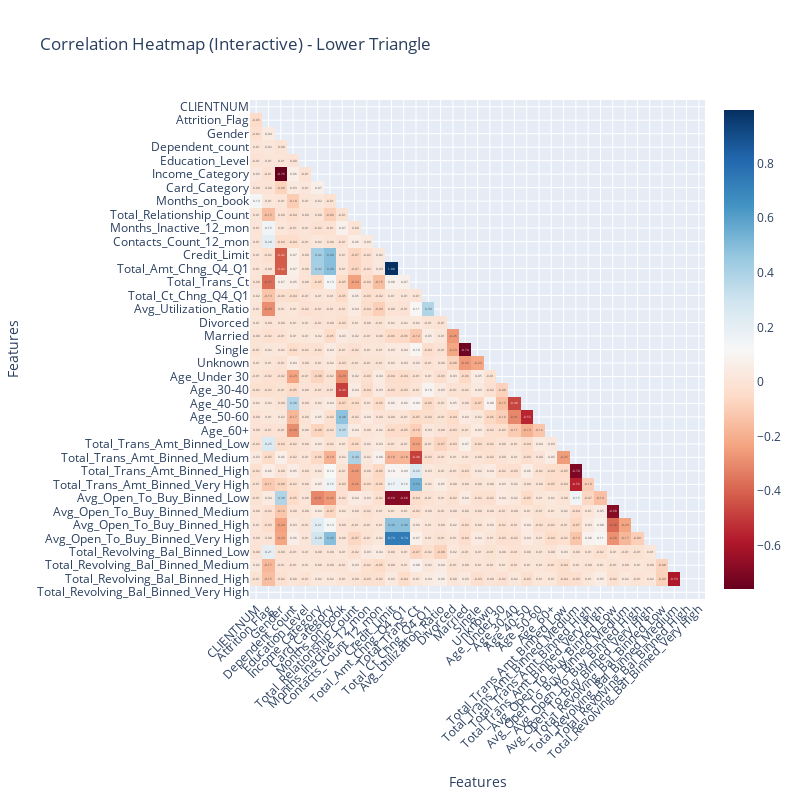

This figure's notebook cell:
### Code cell
import numpy as np

# BEGIN: Masking the upper triangle
mask = np.triu(np.ones_like(corr_matrix, dtype=bool))

# Create a masked correlation matrix
masked_corr_matrix = corr_matrix.mask(mask)

# Plotting the heatmap with the masked correlation matrix
fig = px.imshow(
    masked_corr_matrix,
    text_auto=".2f",
    color_continuous_scale='RdBu',
    title="Correlation Heatmap (Interactive) - Lower Triangle",
    aspect="auto"
)
fig.update_layout(
    width=800,
    height=800,
    xaxis_title="Features",
    yaxis_title="Features",
    xaxis=dict(tickangle=-45, tickmode='array', tickvals=list(range(len(masked_corr_matrix.columns))), ticktext=masked_corr_matrix.columns),
    yaxis=dict(tickmode='array', tickvals=list(range(len(masked_corr_matrix.index))), ticktext=masked_corr_matrix.index)
)
fig.show()
# END: Masking the upper triangle

### Figure 1 — Plotly figure (JSON) as saved in the notebook; plotly's stock layout.template omitted (floating-point values rounded to 4 significant figures; data arrays with more than 128 entries replaced by an {"elided": "..."} marker saying what was removed)
{"data": [{"coloraxis": "coloraxis", "hovertemplate": "x: %{x}<br>y: %{y}<br>color: %{z}<extra></extra>", "name": "0", "texttemplate": "%{z:.2f}", "type": "heatmap", "x": ["CLIENTNUM", "Attrition_Flag", "Gender", "Dependent_count", "Education_Level", "Income_Category", "Card_Category", "Months_on_book", "Total_Relationship_Count", "Months_Inactive_12_mon", "Contacts_Count_12_mon", "Credit_Limit", "Total_Amt_Chng_Q4_Q1", "Total_Trans_Ct", "Total_Ct_Chng_Q4_Q1", "Avg_Utilization_Ratio", "Divorced", "Married", "Single", "Unknown", "Age_Under 30", "Age_30-40", "Age_40-50", "Age_50-60", "Age_60+", "Total_Trans_Amt_Binned_Low", "Total_Trans_Amt_Binned_Medium", "Total_Trans_Amt_Binned_High", "Total_Trans_Amt_Binned_Very High", "Avg_Open_To_Buy_Binned_Low", "Avg_Open_To_Buy_Binned_Medium", "Avg_Open_To_Buy_Binned_High", "Avg_Open_To_Buy_Binned_Very High", "Total_Revolving_Bal_Binned_Low", "Total_Revolving_Bal_Binned_Medium", "Total_Revolving_Bal_Binned_High", "Total_Revolving_Bal_Binned_Very High"], "xaxis": "x", "y": ["CLIENTNUM", "Attrition_Flag", "Gender", "Dependent_count", "Education_Level", "Income_Category", "Card_Category", "Months_on_book", "Total_Relationship_Count", "Months_Inactive_12_mon", "Contacts_Count_12_mon", "Credit_Limit", "Total_Amt_Chng_Q4_Q1", "Total_Trans_Ct", "Total_Ct_Chng_Q4_Q1", "Avg_Utilization_Ratio", "Divorced", "Married", "Single", "Unknown", "Age_Under 30", "Age_30-40", "Age_40-50", "Age_50-60", "Age_60+", "Total_Trans_Amt_Binned_Low", "Total_Trans_Amt_Binned_Medium", "Total_Trans_Amt_Binned_High", "Total_Trans_Amt_Binned_Very High", "Avg_Open_To_Buy_Binned_Low", "Avg_Open_To_Buy_Binned_Medium", "Avg_Open_To_Buy_Binned_High", "Avg_Open_To_Buy_Binned_Very High", "Total_Revolving_Bal_Binned_Low", "Total_Revolving_Bal_Binned_Medium", "Total_Revolving_Bal_Binned_High", "Total_Revolving_Bal_Binned_Very High"], "yaxis": "y", "z": {"elided": "37x37 float values"}}], "layout": {"coloraxis": {"colorscale": [[0, "rgb(103,0,31)"], [0.1, "rgb(178,24,43)"], [0.2, "rgb(214,96,77)"], [0.3, "rgb(244,165,130)"], [0.4, "rgb(253,219,199)"], [0.5, "rgb(247,247,247)"], [0.6, "rgb(209,229,240)"], [0.7, "rgb(146,197,222)"], [0.8, "rgb(67,147,195)"], [0.9, "rgb(33,102,172)"], [1, "rgb(5,48,97)"]]}, "height": 800, "title": {"text": "Correlation Heatmap (Interactive) - Lower Triangle"}, "width": 800, "xaxis": {"anchor": "y", "domain": [0, 1], "tickangle": -45, "tickmode": "array", "ticktext": ["CLIENTNUM", "Attrition_Flag", "Gender", "Dependent_count", "Education_Level", "Income_Category", "Card_Category", "Months_on_book", "Total_Relationship_Count", "Months_Inactive_12_mon", "Contacts_Count_12_mon", "Credit_Limit", "Total_Amt_Chng_Q4_Q1", "Total_Trans_Ct", "Total_Ct_Chng_Q4_Q1", "Avg_Utilization_Ratio", "Divorced", "Married", "Single", "Unknown", "Age_Under 30", "Age_30-40", "Age_40-50", "Age_50-60", "Age_60+", "Total_Trans_Amt_Binned_Low", "Total_Trans_Amt_Binned_Medium", "Total_Trans_Amt_Binned_High", "Total_Trans_Amt_Binned_Very High", "Avg_Open_To_Buy_Binned_Low", "Avg_Open_To_Buy_Binned_Medium", "Avg_Open_To_Buy_Binned_High", "Avg_Open_To_Buy_Binned_Very High", "Total_Revolving_Bal_Binned_Low", "Total_Revolving_Bal_Binned_Medium", "Total_Revolving_Bal_Binned_High", "Total_Revolving_Bal_Binned_Very High"], "tickvals": [0, 1, 2, 3, 4, 5, 6, 7, 8, 9, 10, 11, 12, 13, 14, 15, 16, 17, 18, 19, 20, 21, 22, 23, 24, 25, 26, 27, 28, 29, 30, 31, 32, 33, 34, 35, 36], "title": {"text": "Features"}}, "yaxis": {"anchor": "x", "autorange": "reversed", "domain": [0, 1], "tickmode": "array", "ticktext": ["CLIENTNUM", "Attrition_Flag", "Gender", "Dependent_count", "Education_Level", "Income_Category", "Card_Category", "Months_on_book", "Total_Relationship_Count", "Months_Inactive_12_mon", "Contacts_Count_12_mon", "Credit_Limit", "Total_Amt_Chng_Q4_Q1", "Total_Trans_Ct", "Total_Ct_Chng_Q4_Q1", "Avg_Utilization_Ratio", "Divorced", "Married", "Single", "Unknown", "Age_Under 30", "Age_30-40", "Age_40-50", "Age_50-60", "Age_60+", "Total_Trans_Amt_Binned_Low", "Total_Trans_Amt_Binned_Medium", "Total_Trans_Amt_Binned_High", "Total_Trans_Amt_Binned_Very High", "Avg_Open_To_Buy_Binned_Low", "Avg_Open_To_Buy_Binned_Medium", "Avg_Open_To_Buy_Binned_High", "Avg_Open_To_Buy_Binned_Very High", "Total_Revolving_Bal_Binned_Low", "Total_Revolving_Bal_Binned_Medium", "Total_Revolving_Bal_Binned_High", "Total_Revolving_Bal_Binned_Very High"], "tickvals": [0, 1, 2, 3, 4, 5, 6, 7, 8, 9, 10, 11, 12, 13, 14, 15, 16, 17, 18, 19, 20, 21, 22, 23, 24, 25, 26, 27, 28, 29, 30, 31, 32, 33, 34, 35, 36], "title": {"text": "Features"}}}}
